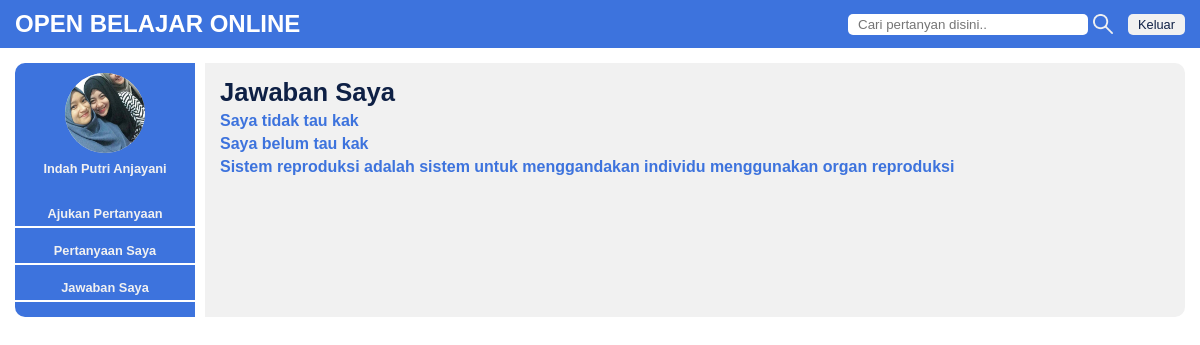
The app's page /home/jawabanku.php (signed in) with its own data.
### tables this page shows
CREATE TABLE IF NOT EXISTS `pengguna` (
  `id_pengguna` int(11) NOT NULL AUTO_INCREMENT,
  `nama_lengkap` varchar(50) NOT NULL,
  `nama_pengguna` varchar(50) NOT NULL,
  `email` varchar(50) NOT NULL,
  `kata_sandi` varchar(50) NOT NULL,
  `peran` enum('pengguna','admin') NOT NULL,
  `jenjang_pendidikan` enum('sd','smp','sma','kuliah','lainnya') NOT NULL,
  `fotoprofil` text NOT NULL,
  PRIMARY KEY (`id_pengguna`)
);

CREATE TABLE IF NOT EXISTS `jawaban` (
  `id_jawaban` int(11) NOT NULL AUTO_INCREMENT,
  `id_pertanyaan` int(11) NOT NULL,
  `id_pengguna` int(11) NOT NULL,
  `status` enum('pilih','tidak') NOT NULL,
  `isi_jawaban` text NOT NULL,
  `waktu` timestamp NOT NULL DEFAULT CURRENT_TIMESTAMP ON UPDATE CURRENT_TIMESTAMP,
  PRIMARY KEY (`id_jawaban`)
);

### home/jawabanku.php (the view)
<!DOCTYPE html>
<html lang="en">
<head>
	<?php
	include '../includes/head.php';
	?>
</head>
<body>
	<?php include '../includes/navbar.php'; ?>
	<div class="container">
		<?php include '../includes/menu.php'; ?>
		<div class="content">
			<div class="pertanyaan">
			<h1>Jawaban Saya</h1>
			<?php
				$id_pengguna = $_SESSION['id_pengguna'];
				$query = mysqli_query($db,"SELECT * FROM jawaban where id_pengguna = '$id_pengguna' ");
				$jumlah = mysqli_num_rows($query);
				if ($jumlah > 0) {
					while ($row = mysqli_fetch_array($query)) {
				 ?>
				<h2><a href="pertanyaan.php?id=<?php echo $row['id_pertanyaan']; ?>"><?php echo $row['isi_jawaban']; ?></a></h2>
				<?php }
					}else{
						echo "Anda belum pernah menjawab pertanyaan.";
				   } ?>
			</div>
		</div>
	</div>
</body>
</html>

### includes/menu.php
<div class="menu">
			<div class="menu-head">
				<?php
				$query = mysqli_query($db, "SELECT * FROM pengguna WHERE id_pengguna='$_SESSION[id_pengguna]' ");
				while($row=mysqli_fetch_array($query)) {?>
				<img src="<?php echo '../images/'.$row['fotoprofil'] ?>">
				<label><a href="../home/pengguna.php?id=<?php echo $row['id_pengguna'] ?>"><?php echo $row['nama_lengkap'] ?></a></label>
			</div>
			<?php
			if($row['peran']=='admin'){
			 ?>
			 <ul>
				<li><a href="../home/lihat_pertanyaan.php">Lihat Pertanyaan</a></li>
				<li><a href="../home/lihat_pengguna.php">Lihat Pengguna</a></li>
				<li><a href="../home/kategori.php">Tambah Kategori</a></li>
			</ul>
			<?php }else{?>
				<ul>
				<li><a href="../home/buat_pertanyaan.php">Ajukan Pertanyaan</a></li>
				<li><a href="../home/pertanyaanku.php">Pertanyaan Saya</a></li>
				<li><a href="../home/jawabanku.php">Jawaban Saya</a></li>
			</ul>
			<?php
			}
			 } ?>
		</div>

### includes/main.css (style rules this page uses)
* { margin: 0; padding: 0; box-sizing: border-box; }
body { font-family: 'arial', sans-serif; font-size: 0.8rem; color: #0e2045; }
a { text-decoration: none; color: #3d73dd; }
.container { display: flex; margin: 15px; }
.menu { background-color: #3d73dd; width: 180px; border-radius: 10px 0 0 10px; text-align: center; font-weight: bold; }
.menu-head { margin: 10px 0; margin-bottom: 30px; text-align: center; color: #f1f1f1; }
.menu-head img { border-radius: 50%; height: 80px; width: 80px; background-color: #f1f1f1; }
.menu a { color: #f1f1f1; }
.menu ul { list-style: none; }
.menu li { margin: 15px 0px; padding-bottom: 5px; border-bottom: 2px solid white; }
.content { background-color: #f1f1f1; border-radius: 0 10px 10px 0; flex-grow: 1; margin-left: 10px; padding: 15px; }
.content h1,h2,h3 { margin-bottom: 5px; }
label { display: block; margin: 5px 0; }
.pertanyaan h2 { font-size: 1rem; }

### records on screen
pengguna: fotoprofil (picture), nama_lengkap "Indah Putri Anjayani", peran "Ajukan Pertanyaan"
jawaban: isi_jawaban "Saya tidak tau kak"
jawaban: isi_jawaban "Saya belum tau kak"
jawaban: isi_jawaban "Sistem reproduksi adalah sistem untuk menggandakan individu menggunakan organ reproduksi"
